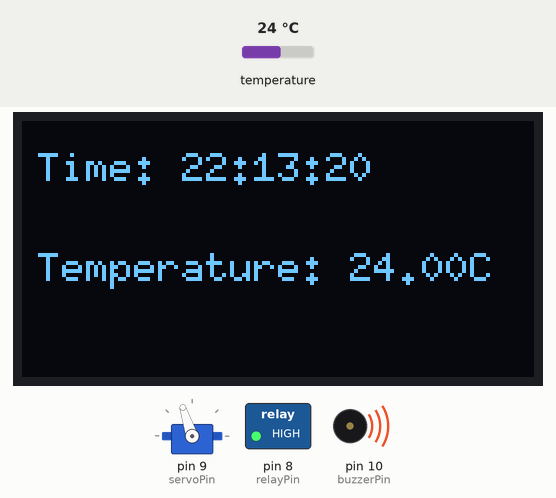
Bench run of a sketch on a simulated Arduino Uno, built with avr-gcc and run on an emulated ATmega328P. Shown: servo, 128×64 one-colour display, switched loads named in the sketch (green lamp = pin HIGH), buzzer (waves = sounding). Inputs (shaded band) come from the test bench; at power-on: temperature 24 °C. The local clock reads 2024-03-15 10:24:30 at power-on unless the sketch sets it; pins used as bus, display or sensor lines are not drawn; what the sketch prints to the serial monitor is not drawn.

Above: at 1.2 s.
1.3 s: temperature set to 12 °C
At 3.3 s:
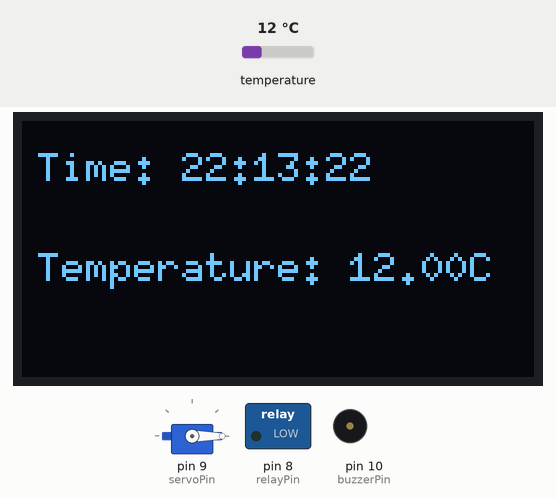
4.3 s: temperature set to 19 °C
At 6.3 s:
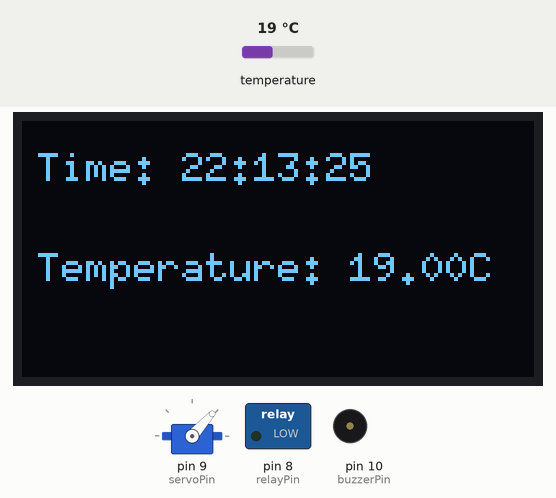
7.3 s: temperature set to 28 °C
At 8.1 s:
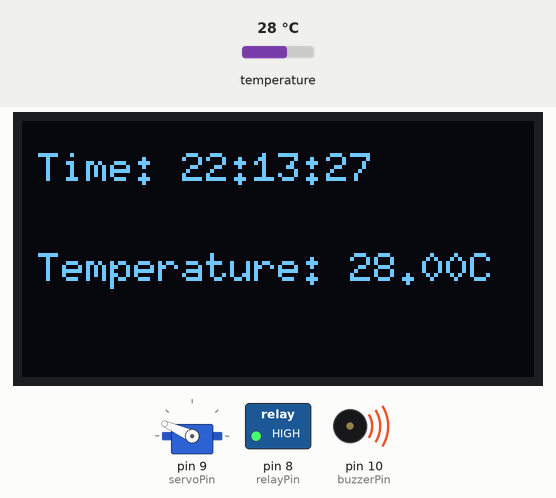
10.3 s: temperature set to 33 °C
At 12.0 s:
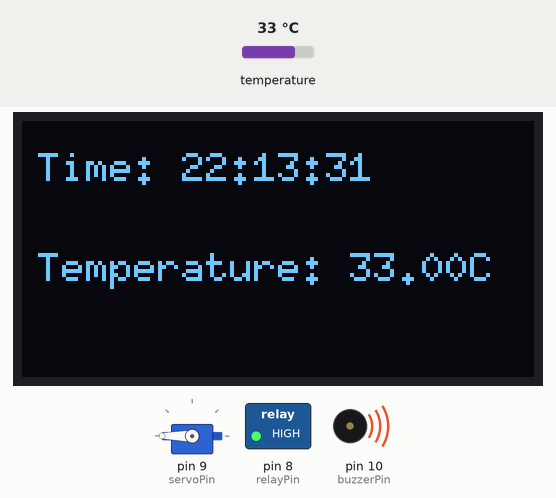
13.3 s: temperature set to 21 °C
At 15.0 s:
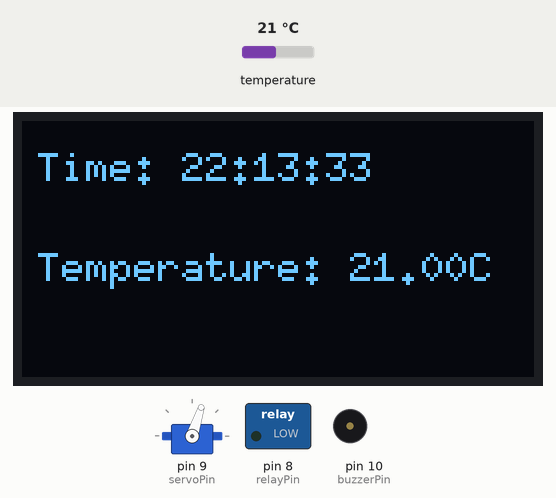
16.3 s: temperature set to 23 °C
At 17.7 s:
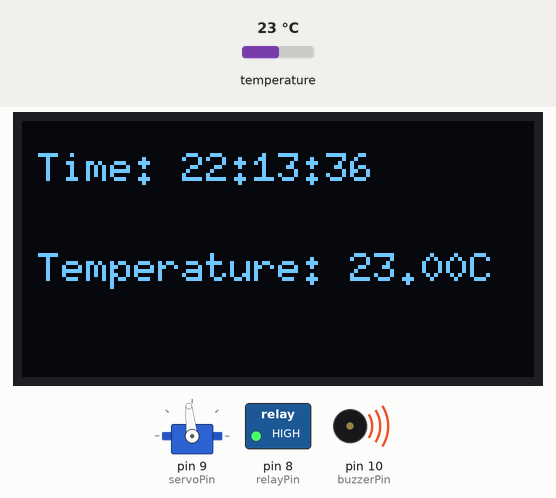
Timing chart, 0 to 19.3 s (numbered marks = the images above; inputs shaded):
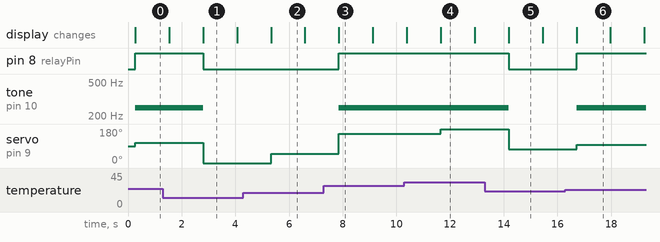

The sketch:

firstproject_temp_time.ino
```cpp
/*
* Name: Clock and temp project with buzzer and fan
* Author: Hampus Bengtsson
* Date: 2024-10-25
* Description: This project uses a DS3231 to measure time and display it on a 1306 OLED display.
* It also measures temperature with a DS3231 module, and controls a servo motor, a buzzer, and a fan based on the temperature.
*/

// Include Libraries
#include <RTClib.h>
#include <Wire.h>
#include <Servo.h>
#include <U8glib.h>

// Init constants
const float tempThreshold = 22;

// Construct objects
RTC_DS3231 rtc;
Servo myServo;
const int servoPin = 9;
const int buzzerPin = 10;
const int relayPin = 8;
U8GLIB_SSD1306_128X64 u8g(U8G_I2C_OPT_NO_ACK);

void setup() {
  // Init communication
  Serial.begin(9600);
  Wire.begin();

  // Init Hardware
  rtc.begin();
  rtc.adjust(DateTime(F(__DATE__), F(__TIME__)));
  myServo.attach(servoPin);
  pinMode(buzzerPin, OUTPUT);
  pinMode(relayPin, OUTPUT);
  digitalWrite(relayPin, LOW);
}

void loop() {
  DateTime now = rtc.now();

  // Show time and temperature on the serial monitor
  Serial.println("Time: " + String(now.hour()) + ":" + String(now.minute()) + ":" + String(now.second()));
  float temp = getTemp();
  Serial.println("Temperature: " + String(temp) + "C");

  // Update the OLED-screen
  oledWrite(now);

  // Servo based on temperature
  servoWrite(temp);

  // Control piezo and fan via relay based on temperature
  checkTemperature(temp);

  delay(1000);
}

/*
* This function reads time from a DS3231 module and packages the time as a String
* Parameters: Void
* Returns: time in hh:mm:ss as String
*/
String getTime(DateTime now) {
  // If the number is below 10, it adds a zero in front of it so it's in the hh:mm:ss format
  String hourString = now.hour() < 10 ? "0" + String(now.hour()) : String(now.hour());
  String minuteString = now.minute() < 10 ? "0" + String(now.minute()) : String(now.minute());
  String secondString = now.second() < 10 ? "0" + String(now.second()) : String(now.second());

  return hourString + ":" + minuteString + ":" + secondString;
}

/*
* This function reads the temperature from a DS3231 module
* Parameters: Void
* Returns: temperature as float
*/
float getTemp() {
  return rtc.getTemperature();
}

/*
* This function writes the time and temperature to an OLED display
* Parameters: - now: DateTime object containing current time
* Returns: void
*/
void oledWrite(DateTime now) {
  u8g.firstPage();
  do {
    u8g.setFont(u8g_font_6x10);

    // Get the time and write it on the screen
    String timeStr = "Time: " + getTime(now);
    u8g.drawStr(4, 15, timeStr.c_str());

    // Get the temperature and write it on the screen
    String tempStr = "Temperature: " + String(getTemp()) + "C";
    u8g.drawStr(4, 40, tempStr.c_str());

  } while (u8g.nextPage());
}

/*
* Takes a temperature value and maps it to the corresponding degree on a servo
* Parameters: - temperature: the current temperature
* Returns: void
*/
void servoWrite(float temperature) {
  int angle = map(temperature, 15, 30, 0, 180);
  angle = constrain(angle, 0, 180);

  myServo.write(angle);
}

/*
* This function controls the buzzer and fan via relay based on the temperature
* Parameters: - temperature: the current temperature
* Returns: void
*/
void checkTemperature(float temperature) {
  if (temperature > tempThreshold) {
    // Activate the buzzer if the temperature is above the threshold
    digitalWrite(buzzerPin, HIGH);
    tone(buzzerPin, 250); // Tone of 250 Hz

    // Activate the fan
    digitalWrite(relayPin, HIGH);
  } else {
    // Deactivate the buzzer and fan via relay if temperature is below threshold
    digitalWrite(buzzerPin, LOW);
    noTone(buzzerPin);

    digitalWrite(relayPin, LOW);
  }
}
```

Measured:
- after the input at 1.3 s, pin 8 (relayPin): HIGH → LOW after 1.5 s; tone on pin 10 (buzzerPin): 250 Hz → silent after 1.5 s; servo on pin 9 (servoPin): 108° → 0° after 1.5 s
- after the input at 4.3 s, servo on pin 9 (servoPin): 0° → 48° after 1.0 s
- after the input at 7.3 s, pin 8 (relayPin): LOW → HIGH after 0.56 s; tone on pin 10 (buzzerPin): silent → 250 Hz after 0.56 s; servo on pin 9 (servoPin): 48° → 156° after 0.56 s
- after the input at 10.3 s, servo on pin 9 (servoPin): 156° → 180° after 1.4 s
- after the input at 13.3 s, pin 8 (relayPin): HIGH → LOW after 0.88 s; tone on pin 10 (buzzerPin): 250 Hz → silent after 0.88 s; servo on pin 9 (servoPin): 180° → 72° after 0.88 s
- after the input at 16.3 s, pin 8 (relayPin): LOW → HIGH after 0.41 s; tone on pin 10 (buzzerPin): silent → 250 Hz after 0.41 s; servo on pin 9 (servoPin): 72° → 96° after 0.41 s
- what the display in image 3 shows lasts 1.2 s, from 7.9 s to 9.1 s
